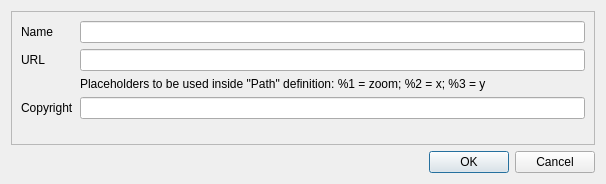
<?xml version="1.0" encoding="UTF-8"?>
<ui version="4.0">
 <class>IDlgMapTmsConfig</class>
 <widget class="QDialog" name="IDlgMapTmsConfig">
  <property name="geometry">
   <rect>
    <x>0</x>
    <y>0</y>
    <width>606</width>
    <height>184</height>
   </rect>
  </property>
  <property name="windowTitle">
   <string>Config TMS</string>
  </property>
  <layout class="QVBoxLayout" name="verticalLayout">
   <item>
    <widget class="QFrame" name="frame">
     <property name="frameShape">
      <enum>QFrame::StyledPanel</enum>
     </property>
     <property name="frameShadow">
      <enum>QFrame::Raised</enum>
     </property>
     <layout class="QVBoxLayout" name="verticalLayout_2">
      <item>
       <layout class="QGridLayout" name="gridLayout">
        <item row="1" column="0">
         <widget class="QLabel" name="label_2">
          <property name="text">
           <string>URL</string>
          </property>
         </widget>
        </item>
        <item row="1" column="1">
         <widget class="QLineEdit" name="lineUrl"/>
        </item>
        <item row="2" column="1">
         <widget class="QLabel" name="label">
          <property name="text">
           <string>Placeholders to be used inside &quot;Path&quot; definition: %1 = zoom; %2 = x; %3 = y</string>
          </property>
          <property name="wordWrap">
           <bool>true</bool>
          </property>
         </widget>
        </item>
        <item row="3" column="0">
         <widget class="QLabel" name="label_3">
          <property name="text">
           <string>Copyright</string>
          </property>
         </widget>
        </item>
        <item row="3" column="1">
         <widget class="QLineEdit" name="lineCopyright"/>
        </item>
        <item row="0" column="0">
         <widget class="QLabel" name="label_4">
          <property name="text">
           <string>Name</string>
          </property>
         </widget>
        </item>
        <item row="0" column="1">
         <widget class="QLineEdit" name="lineName"/>
        </item>
       </layout>
      </item>
      <item>
       <spacer name="verticalSpacer">
        <property name="orientation">
         <enum>Qt::Vertical</enum>
        </property>
        <property name="sizeHint" stdset="0">
         <size>
          <width>20</width>
          <height>40</height>
         </size>
        </property>
       </spacer>
      </item>
     </layout>
    </widget>
   </item>
   <item>
    <widget class="QDialogButtonBox" name="buttonBox">
     <property name="orientation">
      <enum>Qt::Horizontal</enum>
     </property>
     <property name="standardButtons">
      <set>QDialogButtonBox::Cancel|QDialogButtonBox::Ok</set>
     </property>
    </widget>
   </item>
  </layout>
 </widget>
 <resources/>
 <connections>
  <connection>
   <sender>buttonBox</sender>
   <signal>accepted()</signal>
   <receiver>IDlgMapTmsConfig</receiver>
   <slot>accept()</slot>
   <hints>
    <hint type="sourcelabel">
     <x>257</x>
     <y>371</y>
    </hint>
    <hint type="destinationlabel">
     <x>388</x>
     <y>190</y>
    </hint>
   </hints>
  </connection>
  <connection>
   <sender>buttonBox</sender>
   <signal>rejected()</signal>
   <receiver>IDlgMapTmsConfig</receiver>
   <slot>reject()</slot>
   <hints>
    <hint type="sourcelabel">
     <x>325</x>
     <y>371</y>
    </hint>
    <hint type="destinationlabel">
     <x>286</x>
     <y>274</y>
    </hint>
   </hints>
  </connection>
 </connections>
 <slots>
  <slot>onItemSelectionChanged()</slot>
  <slot>onItemDelete()</slot>
 </slots>
</ui>
